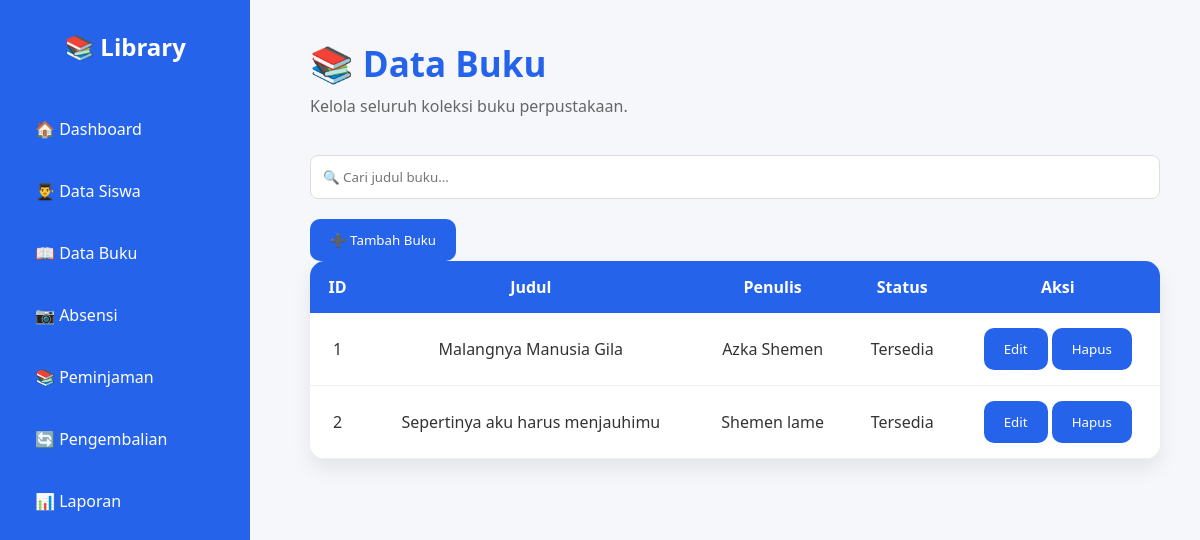
The app's page /buku with its own data.
### tables this page shows
CREATE TABLE buku (
        id INTEGER PRIMARY KEY AUTOINCREMENT,
        judul TEXT NOT NULL,
        penulis TEXT,
        status TEXT DEFAULT 'tersedia'
    );

### app.py (the view)
@app.route("/buku")
def buku():
    conn = connect()
    cursor = conn.cursor()
    cursor.execute("""
        SELECT
            id,
            judul,
            penulis,
            status
        FROM buku
        ORDER BY id
    """)
    data = cursor.fetchall()
    conn.close()
    return render_template(
        "buku.html",
        data=data
    )

### database.py (called while the page is built)
def connect():
    return sqlite3.connect(DB_NAME)

### templates/buku.html (shortened to what this page needs)
{% extends "base.html" %}
{% block content %}
<div class="header">
    <h1>📚 Data Buku</h1>
    <p>Kelola seluruh koleksi buku perpustakaan.</p>
</div>
<div class="top-bar">
    <input
        type="text"
        id="searchInput"
        placeholder="🔍 Cari judul buku..."
        onkeyup="searchTable()"
    >
    <button>
        ➕ Tambah Buku
    </button>
</div>
<table id="tabelBuku">
    <thead>
        <tr>
            <th>ID</th>
            <th>Judul</th>
            <th>Penulis</th>
            <th>Status</th>
            <th>Aksi</th>
        </tr>
    </thead>
    <tbody>
        {% for buku in data %}
        <tr>
            <td>{{ buku[0] }}</td>
            <td>{{ buku[1] }}</td>
            <td>{{ buku[2] }}</td>
            <td>
                {% if buku[3] == "tersedia" %}
                    <span class="status tersedia">
                        Tersedia
                    </span>
                {% else %}
                    <span class="status dipinjam">
                        Dipinjam
                    </span>
                {% endif %}
            </td>
            <td>
                <button>Edit</button>
                <button>Hapus</button>
            </td>
        </tr>
        {% endfor %}
    </tbody>
</table>
{% endblock %}

### static/css/style.css (style rules this page uses)
* { margin:0; padding:0; box-sizing:border-box; font-family:'Segoe UI',sans-serif; }
body { background:#f5f7fb; color:#333; }
.header { margin-bottom:30px; }
.header h1 { font-size:35px; color:#2563eb; }
.header p { color:#666; margin-top:8px; }
table { width:100%; background:white; border-collapse:collapse; border-radius:15px; overflow:hidden; box-shadow:0 10px 20px rgba(0,0,0,.08); }
th { background:#2563eb; color:white; padding:15px; }
td { padding:15px; text-align:center; border-bottom:1px solid #eee; }
input,select { width:100%; padding:12px; margin-top:8px; margin-bottom:20px; border:1px solid #ddd; border-radius:8px; }
button { background:#2563eb; color:white; border:none; padding:12px 20px; border-radius:10px; cursor:pointer; transition:.3s; }

### records on screen
buku: id "1", judul "Malangnya Manusia Gila", penulis "Azka Shemen", status "Tersedia"
buku: id "2", judul "Sepertinya aku harus menjauhimu", penulis "Shemen lame", status "Tersedia"
